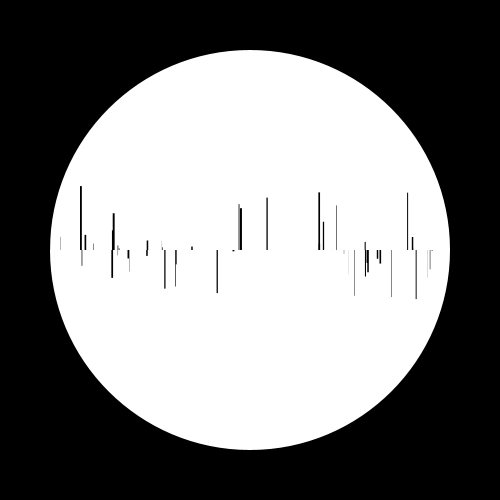
Frame 1 (no input)
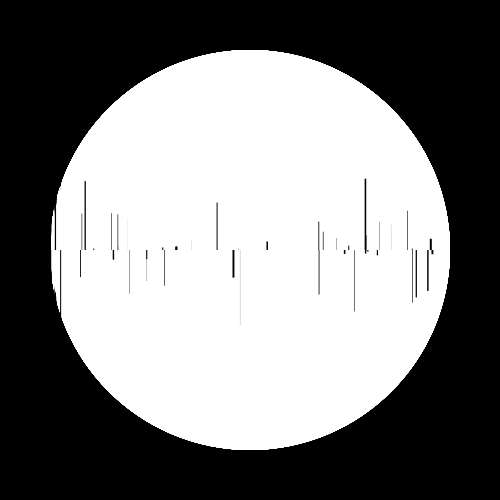
Frame 60 (the mouse pressed at the canvas centre just before this capture)
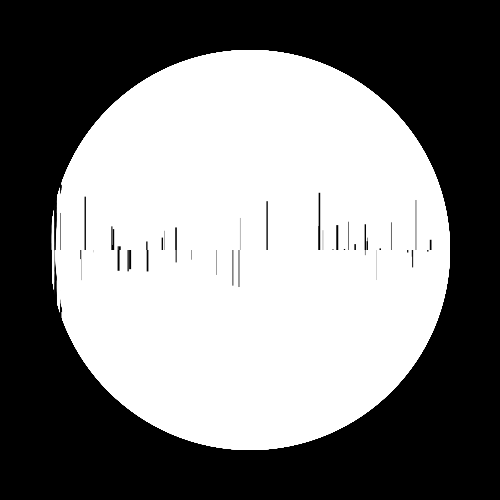
Frame 120 (the mouse held since frame 60 and released just before this capture)

The Processing sketch that drew these frames (run headless with seeded random() and noise(); from frame 60 on, the mouse is pressed at the canvas centre):

// Processing sketch: denom_b
// ── denom_b.pde
ArrayList <Line> line;
float periX;
float periY;
float speed = 1;

void setup() {
    background(0);
  size (500, 500); 
  noStroke();
  line = new ArrayList();
  for (int i=0; i<100; i++) {
    line.add(new Line());
  }
}

void draw() {
  fill(255);
  translate (width/2, height/2);
  periX = (cos(frameCount*0.002)*400);
  periY = (cos(frameCount*0.002)*400);
  ellipse(0, 0, periX, periY);
  for (Line l1 : line) {
    l1.update();
  }
}

class Line {
  float x;
  float y;
  float speed;
  float a = random(periX);
  float b = random(periY);

  Line () {
    x = random(-400,400);
    y = random(100);
    speed = 1;
  }

  void update() {
    growth();
    grid();
  }
  
  void growth() {
    y += (0 - y) * frameCount*0.00005;
    if (y < 1) {
      y = random(-periX,periX);
      x = random(-y,y);
    }
    if (frameCount > 10000) {
  frameCount = 2000; 
  }
  }

  void grid() {
    fill(0);
    //translate (x, y);
    rect (x,b,random(2),random(-y,y));
    println(y, x, frameCount);
  }
}
